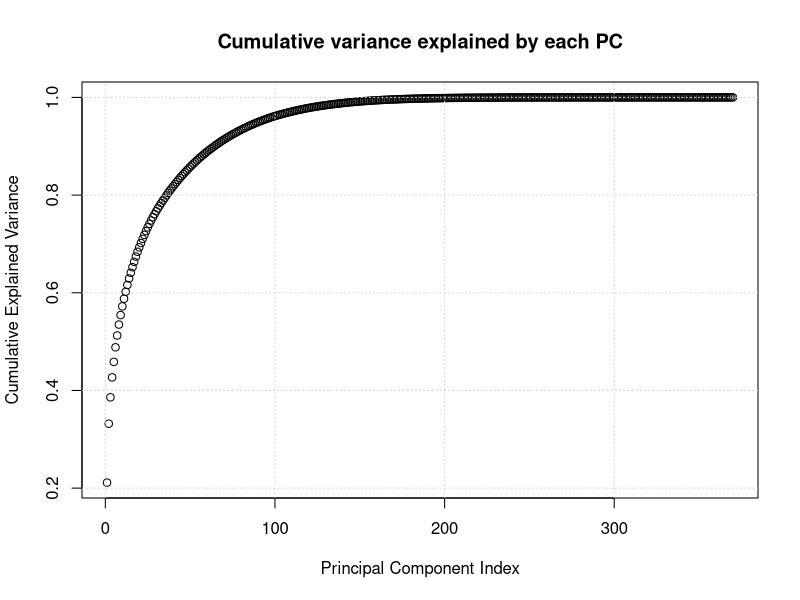
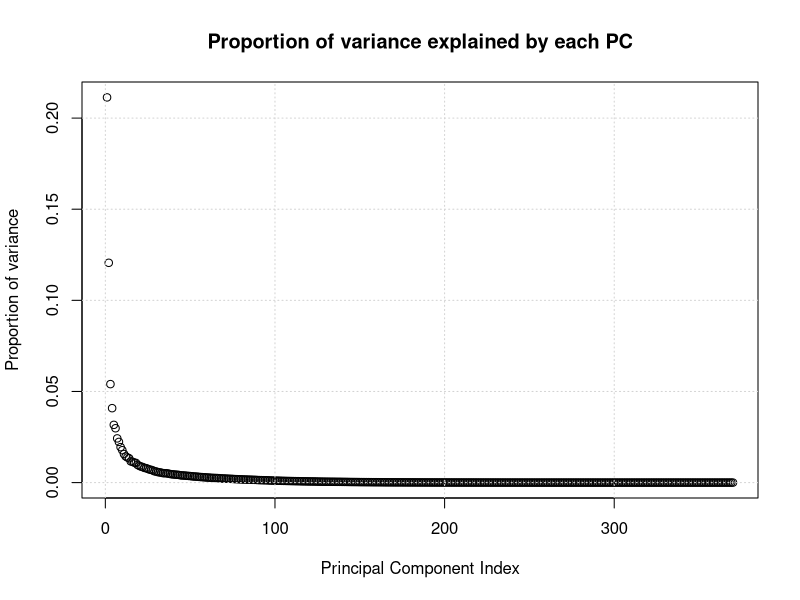
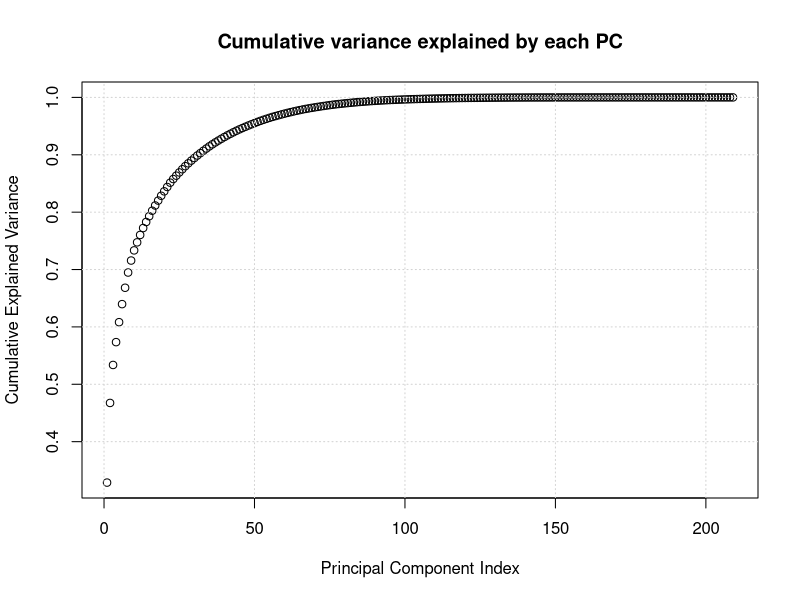
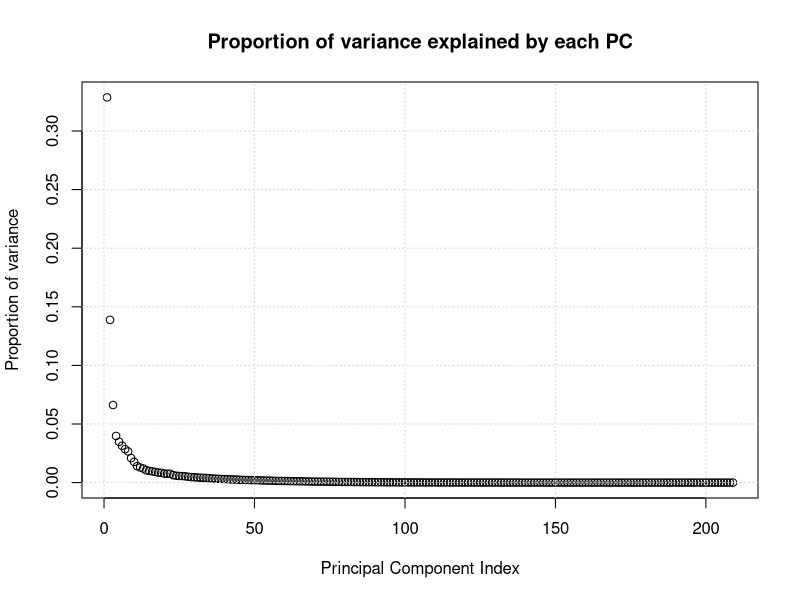

The R source for these figures, in order: (Note: this script raises an error after producing the figures.)
library(readr)
WDI <- read_csv("../data/WDI.csv")
WDI_indicators<-WDI[,c(2:(length(WDI)-2))] # the last two columns are the HDI and HDI-delta and the first is the country/year pair
HDI<-WDI[,c(length(WDI)-1, length(WDI))]
WDI_countryYear<-WDI[,1]
WDI_indicators.pca<-prcomp(WDI_indicators, center=TRUE, scale. = TRUE) #PCA on the indicators centering and scaling
summary(WDI_indicators.pca)
# # install.packages("devtools")
# library(devtools)
# # install_github("vqv/ggbiplot")
# library(ggbiplot)
# ggbiplot(WDI_indicators.pca)
cumulative_variance <- cumsum(WDI_indicators.pca$sdev^2/sum(WDI_indicators.pca$sdev^2)) #cumulative variance explained by each component
plot(cumulative_variance, ylab = "Cumulative Explained Variance", xlab = "Principal Component Index", main = "Cumulative variance explained by each PC")
grid()
variance_proportion <- WDI_indicators.pca$sdev^2/sum(WDI_indicators.pca$sdev^2) #this gives the proportion of variance explained by each component
plot(variance_proportion, ylab = "Proportion of variance", xlab = "Principal Component Index", main = "Proportion of variance explained by each PC")
grid()
k = 0 # choose *k* such that lambda_i >= lambda^bar (which is 1, since we are working with standardized variables)
for (var in WDI_indicators.pca$sdev){ if (var^2 >=  1) k = k+1}
k # show the value of k
WDI_indicators_afterPCA <- WDI_indicators.pca$x%*% WDI_indicators.pca$rotation[,1:k]

# find the indices of the columns that correspond to a "delta" value
delta_indx <- grepl('Delta', colnames(WDI)) 

# Considering the dataset without the Deltas
WDI_noDeltas <- WDI[!delta_indx] # consider only the columns that do not correspond to a "Delta" value
WDI_indicators_noDeltas <- WDI_noDeltas[,c(2:(length(WDI_noDeltas)))] # remove the country/year pair (the HDI has Delta on its name)
WDI_indicators_noDeltas.pca<-prcomp(WDI_indicators_noDeltas, center=TRUE, scale. = TRUE) #PCA on the indicators with no deltas centering and scaling
summary(WDI_indicators_noDeltas.pca)
cumulative_variance_noDeltas <- cumsum(WDI_indicators_noDeltas.pca$sdev^2/sum(WDI_indicators_noDeltas.pca$sdev^2)) #cumulative variance explained by each component
plot(cumulative_variance_noDeltas, ylab = "Cumulative Explained Variance", xlab = "Principal Component Index", main = "Cumulative variance explained by each PC")
grid()
variance_proportion_noDeltas <- WDI_indicators_noDeltas.pca$sdev^2/sum(WDI_indicators_noDeltas.pca$sdev^2) #this gives the proportion of variance explained by each component
plot(variance_proportion_noDeltas, ylab = "Proportion of variance", xlab = "Principal Component Index", main = "Proportion of variance explained by each PC")
grid()
k = 0 # choose *k* such that lambda_i >= lambda^bar (which is 1, since we are working with standardized variables)
for (var in WDI_indicators_noDeltas.pca$sdev){ if (var^2 >=  1) k = k+1}
k # show the value of k
WDI_indicators_noDeltas_afterPCA <- WDI_indicators_noDeltas.pca$x%*% WDI_indicators_noDeltas.pca$rotation[,1:k]


# Considering only the Deltas 
WDI_Deltas<- WDI[delta_indx] # consider only the columns that correspond to a "Delta"
WDI_indicators_Deltas <- WDI_Deltas[,c(1:(length(WDI_noDeltas)-1))] # remove the HDI
WDI_indicators_Deltas.pca<-prcomp(WDI_indicators_Deltas, center=TRUE, scale. = TRUE) #PCA on the indicators with no deltas centering and scaling
summary(WDI_indicators_Deltas.pca)
cumulative_variance_Deltas <- cumsum(WDI_indicators_Deltas.pca$sdev^2/sum(WDI_indicators_Deltas.pca$sdev^2)) #cumulative variance explained by each component
plot(cumulative_variance_Deltas, ylab = "Cumulative Explained Variance", xlab = "Principal Component Index", main = "Cumulative variance explained by each PC")
grid()
variance_proportion_Deltas <- WDI_indicators_Deltas.pca$sdev^2/sum(WDI_indicators_Deltas.pca$sdev^2) #this gives the proportion of variance explained by each component
plot(variance_proportion_Deltas, ylab = "Proportion of variance", xlab = "Principal Component Index", main = "Proportion of variance explained by each PC")
grid()
k = 0 # choose *k* such that lambda_i >= lambda^bar (which is 1, since we are working with standardized variables)
for (var in WDI_indicators_Deltas.pca$sdev){ if (var^2 >=  1) k = k+1}
k # show the value of k
WDI_indicators_Deltas_afterPCA <- WDI_indicators_Deltas.pca$x%*% WDI_indicators_Deltas.pca$rotation[,1:k]
